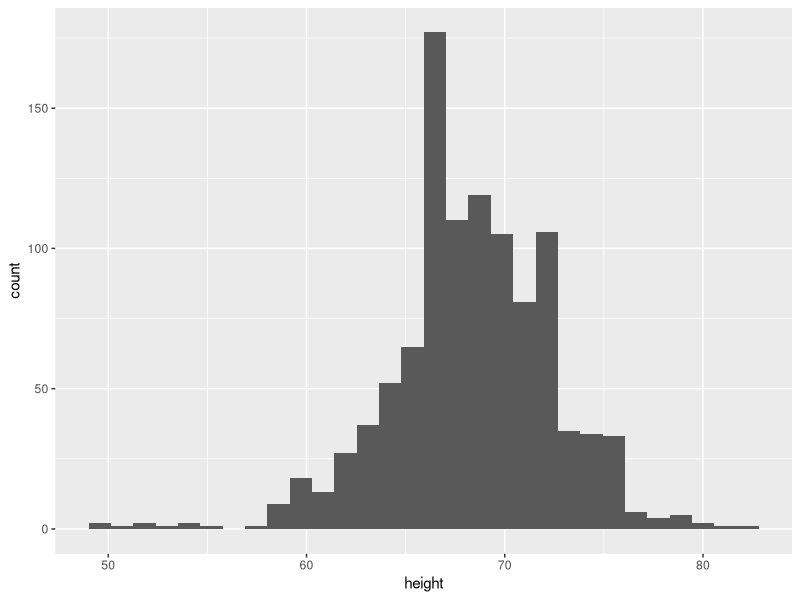
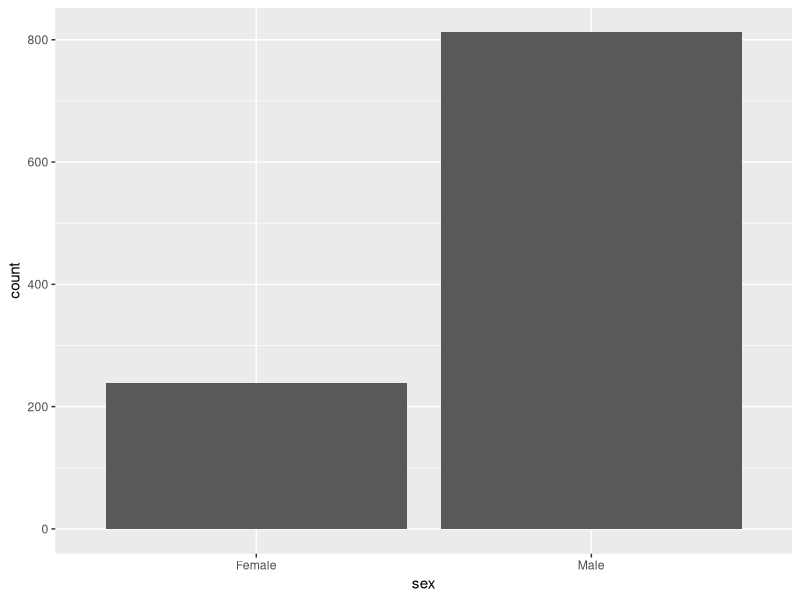
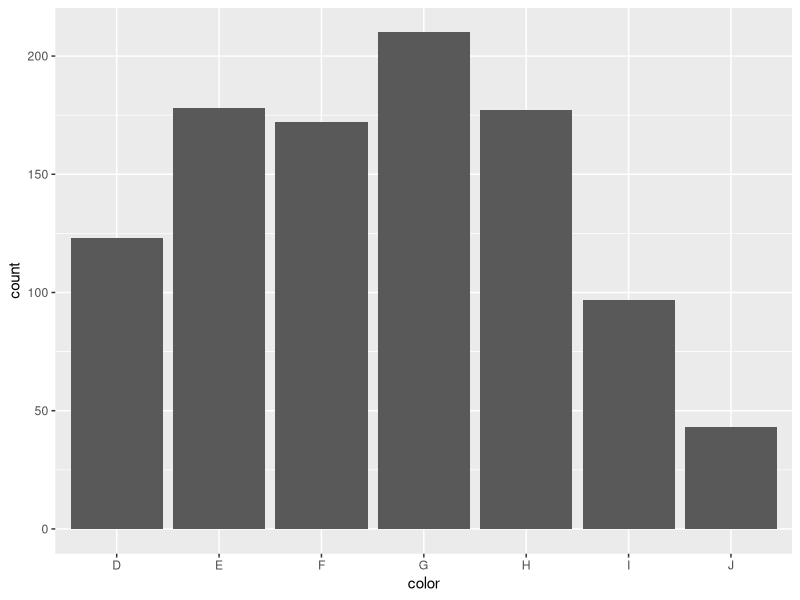
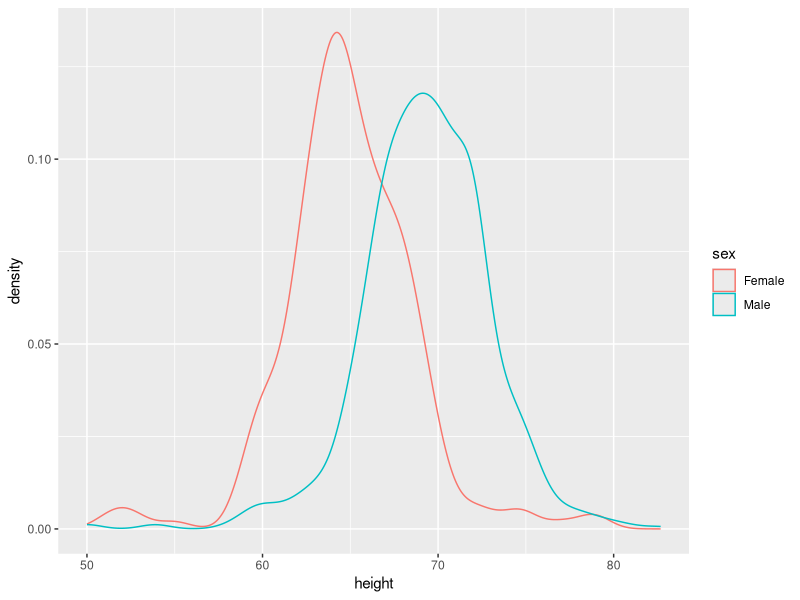
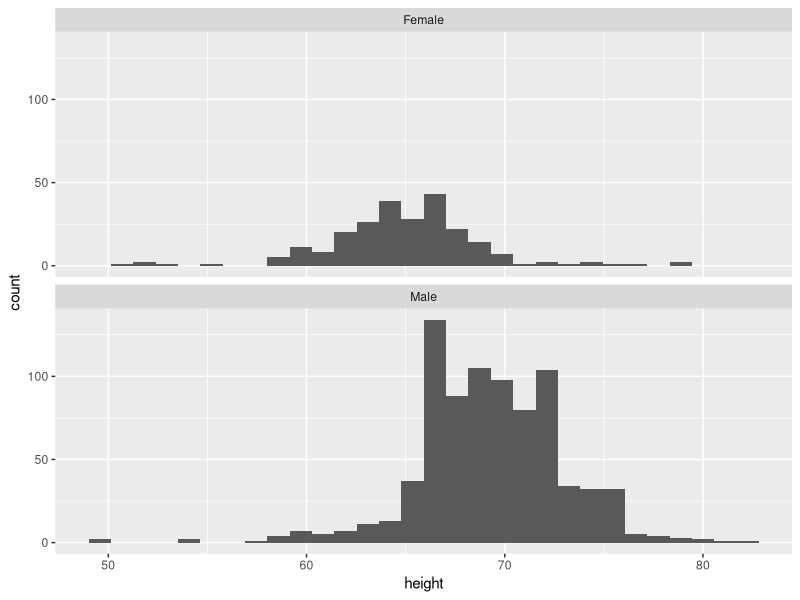

These figures' R source, in order:
## ---- chunk 1
library(tidyverse)
library(dslabs)
library(gridExtra)
## ---- chunk 2
view(heights)
## ---- chunk 3

heights %>%
  ggplot(aes(x = height)) +
  geom_histogram()

## ---- chunk 4
height_sum_stats <- heights %>%
    summarize(avg = mean(height), med = median(height), 
              standard_dev = sd(height), sample_size = n(), iqr = IQR(height))

height_sum_stats
## ---- chunk 5

t.test(heights$height, conf.level = 0.95)

## ---- chunk 6

heights %>%
  ggplot(aes(x = sex)) +
  geom_bar()
## ---- chunk 7

sex_count <- heights %>%
            group_by(sex) %>%
            summarize(count = n()) %>%
            mutate(prop = count/sum(count)) %>%
            arrange(desc(count))
sex_count

n <- sum(sex_count$count)
n
## ---- chunk 8
prop.test(812, 1050, conf.level = 0.95)
## ---- chunk 9

View(diamonds)
set.seed(123)
diamonds_sample <- sample_n(diamonds, 1000)
View(diamonds_sample)

## ---- chunk 10
diamonds_sample %>%
  ggplot(aes(x = color)) +
  geom_bar()

color_count <- diamonds_sample %>%
            group_by(color) %>%
            summarize(count = n()) %>%
            mutate(prop = count/sum(count)) %>%
            arrange(desc(count))
color_count

n <- sum(color_count$count)
n

prop.test(123, 1000, conf.level = 0.95)
## ---- chunk 11

just_for_men <- heights %>%
                filter(sex == "Male")

just_for_women <- heights %>%
                filter(sex == "Female")

## ---- chunk 12

heights %>%
  ggplot(aes(x = height, color = sex)) +
  geom_density()

heights %>%
  ggplot(aes(x = height)) +
  geom_histogram() +
  facet_wrap(~sex, nrow = 2)
## ---- chunk 13
heights %>%
  group_by(sex) %>%
  summarize(avg = mean(height), med = median(height), 
              standard_dev = sd(height), sample_size = n(), iqr = IQR(height))
## ---- chunk 14
t.test(just_for_men$height, conf.level = 0.95)

t.test(just_for_women$height, conf.level = 0.95)
